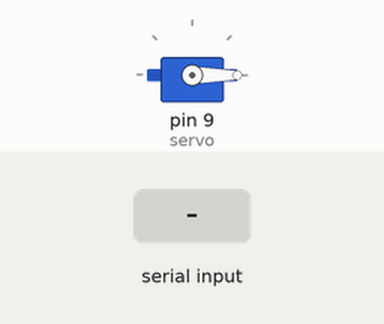
Simulated run of this sketch. Board: Arduino Uno, built with avr-gcc and run on an emulated ATmega328P. Shown: servo. The test bench sets the inputs (shaded band).

Above: at 2.2 s.
2.3 s: "90;45\n" received over Serial
At 2.6 s:
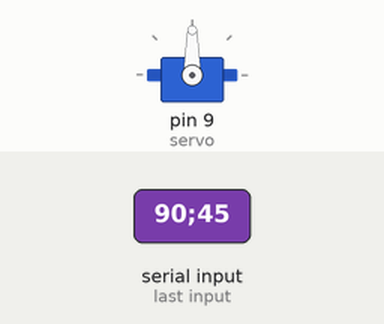
3.8 s: ";" received over Serial
At 5.0 s:
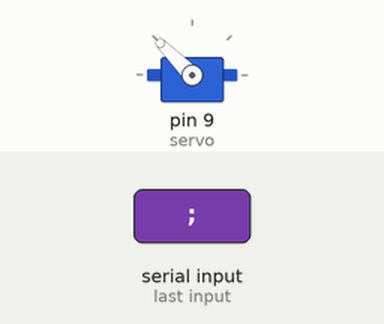
5.3 s: "30;150\n" received over Serial
At 6.1 s:
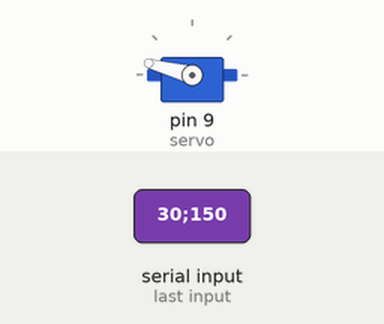
Timing chart, 0 to 8.3 s (numbered marks = the images above; inputs shaded):
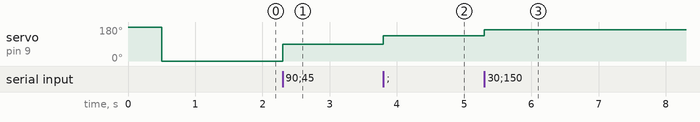

Measured:
- after the input at 2.3 s, servo on pin 9 (servo): 0° → 90° at once
- after the input at 3.8 s, servo on pin 9 (servo): 90° → 135° at once
- after the input at 5.3 s, servo on pin 9 (servo): 135° → 165° at once

The sketch:

Gripper_Control.ino
```cpp
// Python with arduino Servo control
#include <Servo.h>

String value;
const char delim = ';';
char buffer[4];
int bufferIndex;

Servo servo;

void setup() {
  Serial.begin(115200);
  Serial.setTimeout(1);
  servo.attach (9);
  bufferIndex = 0;
  servo.write(180);
  delay(500);
  servo.write(0);
  delay(500);
}

void readBuffer(){
  if (Serial.available()){
    char c = Serial.read();
    buffer[bufferIndex] = c;
    bufferIndex++;
  }
}

void parseBuffer(){
  if (buffer[bufferIndex-1] == ';'){
    buffer[bufferIndex-1] = '\0';
    int newData = atoi(buffer);
    if (newData != 0 && newData != 180){
      int currentAngle = servo.read();
      int newAngle = currentAngle + newData;
      servo.write(newAngle);
    } else {
      servo.write(newData);
    }
    flushBuffer();
  }
}

void flushBuffer(){
  Serial.flush();
  bufferIndex = 0;
  for (int i = 0; i < sizeof(buffer); i++) {
    buffer[i] = -1;
  }
}

void loop() {
  readBuffer();
  parseBuffer();
}
```
